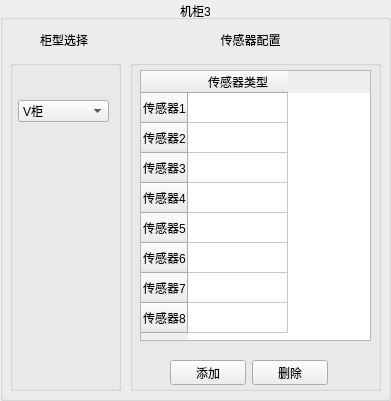
      <widget class="QGroupBox" name="groupBox_95">
       <property name="geometry">
        <rect>
         <x>810</x>
         <y>10</y>
         <width>391</width>
         <height>401</height>
        </rect>
       </property>
       <property name="title">
        <string>机柜3</string>
       </property>
       <property name="alignment">
        <set>Qt::AlignCenter</set>
       </property>
       <widget class="QGroupBox" name="groupBox_96">
        <property name="geometry">
         <rect>
          <x>710</x>
          <y>0</y>
          <width>211</width>
          <height>281</height>
         </rect>
        </property>
        <property name="title">
         <string>机柜1</string>
        </property>
       </widget>
       <widget class="QGroupBox" name="groupBox_97">
        <property name="geometry">
         <rect>
          <x>470</x>
          <y>0</y>
          <width>211</width>
          <height>281</height>
         </rect>
        </property>
        <property name="title">
         <string>机柜1</string>
        </property>
       </widget>
       <widget class="QGroupBox" name="groupBox_98">
        <property name="geometry">
         <rect>
          <x>10</x>
          <y>60</y>
          <width>111</width>
          <height>331</height>
         </rect>
        </property>
        <property name="title">
         <string/>
        </property>
        <widget class="QComboBox" name="Cabinet_comboBox_4853_master_c3">
         <property name="geometry">
          <rect>
           <x>8</x>
           <y>40</y>
           <width>91</width>
           <height>22</height>
          </rect>
         </property>
         <item>
          <property name="text">
           <string>V柜</string>
          </property>
         </item>
         <item>
          <property name="text">
           <string>C柜</string>
          </property>
         </item>
         <item>
          <property name="text">
           <string>D柜</string>
          </property>
         </item>
         <item>
          <property name="text">
           <string>696CBBR柜</string>
          </property>
         </item>
         <item>
          <property name="text">
           <string>696CB柜</string>
          </property>
         </item>
         <item>
          <property name="text">
           <string>BE柜</string>
          </property>
         </item>
         <item>
          <property name="text">
           <string>DE柜</string>
          </property>
         </item>
         <item>
          <property name="text">
           <string>F柜</string>
          </property>
         </item>
         <item>
          <property name="text">
           <string>M柜</string>
          </property>
         </item>
         <item>
          <property name="text">
           <string>PT柜</string>
          </property>
         </item>
         <item>
          <property name="text">
           <string>PTC500柜</string>
          </property>
         </item>
         <item>
          <property name="text">
           <string>PTC600柜</string>
          </property>
         </item>
         <item>
          <property name="text">
           <string>SL柜</string>
          </property>
         </item>
         <item>
          <property name="text">
           <string>SV25SV20柜</string>
          </property>
         </item>
         <item>
          <property name="text">
           <string>SV柜</string>
          </property>
         </item>
         <item>
          <property name="text">
           <string>V25V20柜</string>
          </property>
         </item>
        </widget>
        <widget class="QLabel" name="picture_lable_4853_master_c3">
         <property name="geometry">
          <rect>
           <x>20</x>
           <y>70</y>
           <width>71</width>
           <height>211</height>
          </rect>
         </property>
         <property name="text">
          <string/>
         </property>
        </widget>
       </widget>
       <widget class="QTableWidget" name="tableWidget_4853_master_c3">
        <property name="geometry">
         <rect>
          <x>140</x>
          <y>70</y>
          <width>231</width>
          <height>271</height>
         </rect>
        </property>
        <property name="lineWidth">
         <number>1</number>
        </property>
        <property name="autoScrollMargin">
         <number>16</number>
        </property>
        <row>
         <property name="text">
          <string>传感器1</string>
         </property>
        </row>
        <row>
         <property name="text">
          <string>传感器2</string>
         </property>
        </row>
        <row>
         <property name="text">
          <string>传感器3</string>
         </property>
        </row>
        <row>
         <property name="text">
          <string>传感器4</string>
         </property>
        </row>
        <row>
         <property name="text">
          <string>传感器5</string>
         </property>
        </row>
        <row>
         <property name="text">
          <string>传感器6</string>
         </property>
        </row>
        <row>
         <property name="text">
          <string>传感器7</string>
         </property>
        </row>
        <row>
         <property name="text">
          <string>传感器8</string>
         </property>
        </row>
        <column>
         <property name="text">
          <string>传感器类型</string>
         </property>
        </column>
       </widget>
       <widget class="QLabel" name="label_81">
        <property name="geometry">
         <rect>
          <x>200</x>
          <y>30</y>
          <width>101</width>
          <height>20</height>
         </rect>
        </property>
        <property name="text">
         <string>传感器配置</string>
        </property>
        <property name="alignment">
         <set>Qt::AlignCenter</set>
        </property>
       </widget>
       <widget class="QLabel" name="label_82">
        <property name="geometry">
         <rect>
          <x>40</x>
          <y>30</y>
          <width>54</width>
          <height>20</height>
         </rect>
        </property>
        <property name="text">
         <string>柜型选择</string>
        </property>
       </widget>
       <widget class="QGroupBox" name="groupBox_99">
        <property name="geometry">
         <rect>
          <x>130</x>
          <y>60</y>
          <width>251</width>
          <height>331</height>
         </rect>
        </property>
        <property name="title">
         <string/>
        </property>
        <widget class="QWidget" name="layoutWidget_24">
         <property name="geometry">
          <rect>
           <x>40</x>
           <y>300</y>
           <width>158</width>
           <height>25</height>
          </rect>
         </property>
         <layout class="QHBoxLayout" name="horizontalLayout_61">
          <item>
           <widget class="QPushButton" name="addBt_4853_master_c3">
            <property name="text">
             <string>添加</string>
            </property>
           </widget>
          </item>
          <item>
           <widget class="QPushButton" name="deleteBt_4853_master_c3">
            <property name="text">
             <string>删除</string>
            </property>
           </widget>
          </item>
         </layout>
        </widget>
       </widget>
       <zorder>groupBox_99</zorder>
       <zorder>groupBox_96</zorder>
       <zorder>groupBox_97</zorder>
       <zorder>groupBox_98</zorder>
       <zorder>tableWidget_4853_master_c3</zorder>
       <zorder>label_81</zorder>
       <zorder>label_82</zorder>
      </widget>
